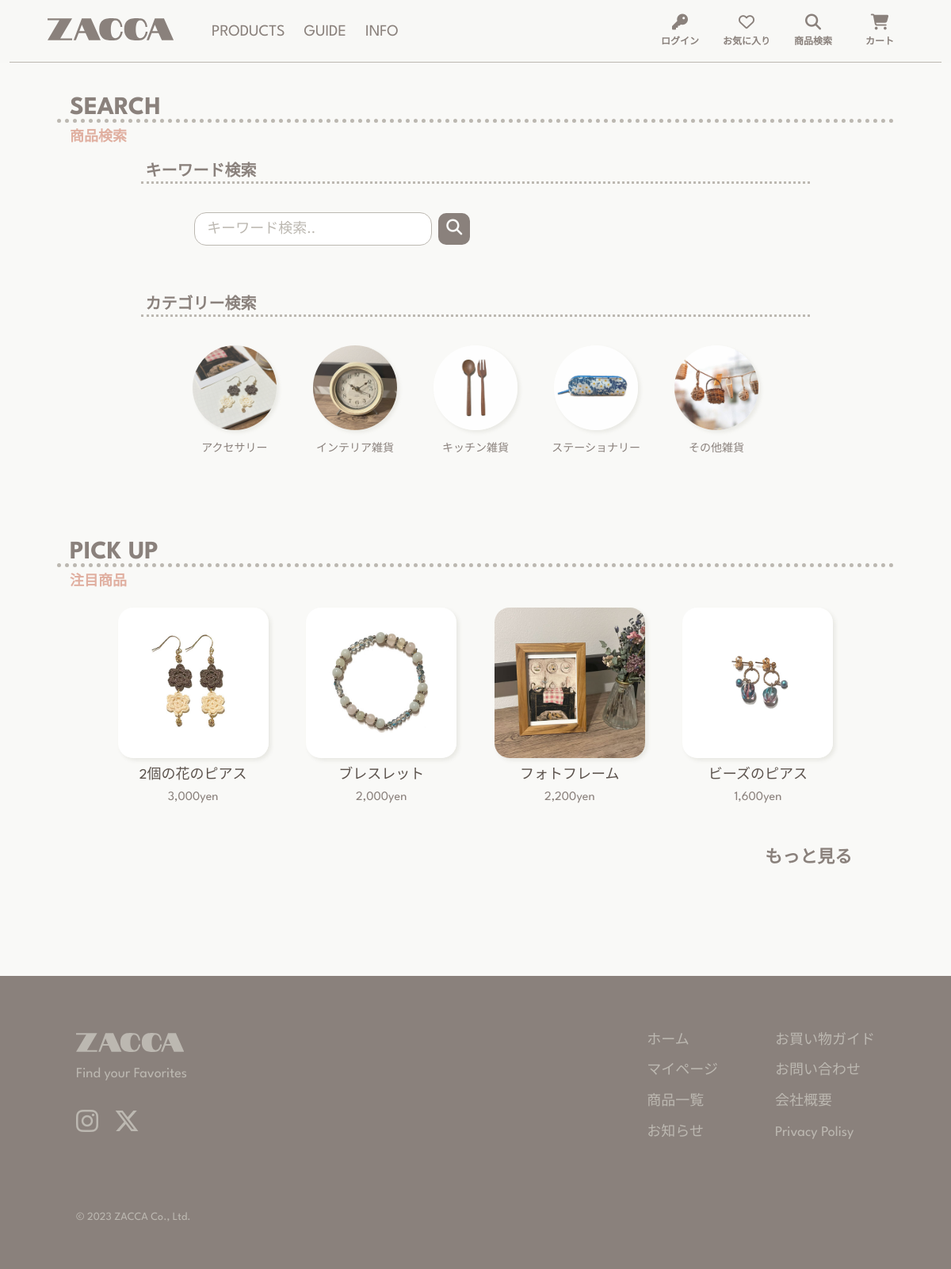
Screenshot of /search.php with the database file from the repository.
### tables this page shows
CREATE TABLE `categories` (
  `category_id` int(11) NOT NULL,
  `category_name` varchar(10) NOT NULL
);

CREATE TABLE `products` (
  `product_id` int(11) NOT NULL,
  `product_name` varchar(50) NOT NULL,
  `product_price` int(6) NOT NULL,
  `product_description` text DEFAULT NULL,
  `product_img_num` int(2) NOT NULL DEFAULT 0,
  `pickup` int(1) NOT NULL DEFAULT 0,
  `category_id` int(2) NOT NULL,
  `created_at` datetime NOT NULL
);

### helper/db_helper.php (called while the page is built, shortened)
<?php
function get_product_data($dbh, $product_id)
{
  $sql = "SELECT * FROM products WHERE product_id = :product_id";
  $stmt = $dbh->prepare($sql);
  $stmt->bindValue(':product_id', $product_id, PDO::PARAM_INT);
  $stmt->execute();
  $data = $stmt->fetch(PDO::FETCH_ASSOC);
  return $data;
}
function get_image($dbh, $id)
{
  $product = get_product_data($dbh, $id);
  if ($product['product_img_num'] > 0) {
    return $product['product_id'] . '_1.jpg';
  } else {
    return 'no_image.jpg';
  }
}
function get_pickup_data($dbh)
{
  $sql = "SELECT * FROM products WHERE pickup = 1 ";
  $stmt = $dbh->prepare($sql);
  $stmt->execute();
  $data = $stmt->fetchAll(PDO::FETCH_ASSOC);
  return $data;
}
function get_category_name_list($dbh)
{
  $sql = "SELECT * FROM categories ";
  $stmt = $dbh->prepare($sql);
  $stmt->execute();
  $data = $stmt->fetchAll(PDO::FETCH_ASSOC);
  return $data;
}

### search.php (called while the page is built, shortened)
<?php
require_once('helper/db_helper.php');
$dbh = get_db_connect();
$pickup_data = get_pickup_data($dbh);
$category = get_category_name_list($dbh);
include_once('views/search_view.php');

### views/components/category.php (the view)
<?php if (!$category) : ?>
  <p class="empty">カテゴリーが存在しません</p>
<?php else : ?>
  <ul class="category-list">
    <?php foreach ($category as $value) : ?>
      <li>
        <a href="product_list.php?name=category&page=1&id=<?= $value['category_id'] ?>">
          <div>
            <img src="img/category_<?= $value['category_id'] ?>.jpg" alt="<?= $value['category_name'] ?>">
            <p><?= $value['category_name'] ?></p>
          </div>
        </a>
      </li>
    <?php endforeach; ?>
  </ul>
<?php endif; ?>

### views/components/pickup.php
<section id="pickup" class="pickup">
  <h1 data-title="注目商品">PICK UP</h1>
  <?php if (!$pickup_data) : ?>
    <p class="empty">該当商品はありません</p>
  <?php else : ?>
    <ul class="product-list">
      <?php for ($i = 0; $i < min(4, count($pickup_data)); $i++) : ?>
        <li>
          <a href="product.php?id=<?php echo $pickup_data[$i]['product_id']; ?>">
            <div>
              <img src="img/<?php echo get_image($dbh, $pickup_data[$i]['product_id']) ?>" alt="<?php echo $pickup_data[$i]['product_name']; ?>">
              <p><?php echo $pickup_data[$i]['product_name']; ?><br><span><?php echo number_format($pickup_data[$i]['product_price']); ?>yen</span></p>
            </div>
          </a>
        </li>
      <?php endfor; ?>
    </ul>
    <div class="product-more">
      <a href="product_list.php?name=pickup&page=1" class="dotted-line">もっと見る</a>
    </div>
  <?php endif; ?>
</section>

### css/style.css (style rules this page uses)
:root { --darkbrown: #5c534d; --brown: #8a817c; --lightbrown: #bcb8b1; --beige: #f9f9f7; --pink: #e0afa0; --white: #ffffff; --shadow: #e8e8e3; --shadowMV: #a19e8f; --footerbutton-color: var(--lightbrown); --footerbutton-background: transparent; --modal_top: 0; }
*, *::before, *::after { box-sizing: border-box; }
html { scroll-behavior: smooth; }
body { background-color: var(--beige); font-family: "League Spartan", "Century Gothic", "Avenir", "Zen Kaku Gothic New", sans-serif; -webkit-text-size-adjust: 100%; position: relative; min-height: 100vh; }
h1 { font-size: 24px; padding-left: 8px; margin: 0 0 24px; color: var(--brown); font-weight: bold; position: relative; }
h1:before { border-top: 3.5px dotted var(--lightbrown); bottom: 18px; content: ""; display: block; height: 1px; width: 100%; position: absolute; left: 0; }
h1:after { font-size: 12px; margin-top: 6px; content: attr(data-title); color: var(--pink); display: block; }
p { color: var(--darkbrown); margin: 0; padding-bottom: 0; }
ul { margin: 0; padding-left: 0; list-style: none; }
a { text-decoration: none; color: var(--brown); transition: 0.5s; -webkit-tap-highlight-color: transparent; cursor: pointer; }
.dotted-line { display: inline-block; width: fit-content; }
.dotted-line::after { border-top: 3px dotted var(--lightbrown); height: 1px; content: ""; display: block; opacity: 0; transition: 0.4s; }
.product-list { display: grid; grid-template-columns: 1fr 1fr; gap: 18px 0; width: 90%; margin: 0 auto 24px; }
.product-list img { width: 90%; border-radius: 10%; margin: 0 auto; display: block; box-shadow: 1px 1px 3px var(--shadow); }
.product-list p { text-align: center; margin: 8px; font-size: 13px; }
.product-list span { display: block; margin-top: 3px; color: var(--brown); font-size: 12px; }
.product-more { font-size: 16px; padding-right: 5%; display: flex; justify-content: end; font-weight: bold; color: var(--brown); }
.category-list { display: grid; grid-template-columns: 1fr 1fr 1fr; gap: 18px 0; width: 90%; margin: 0 auto; }
.category-list li { border-radius: 30%; }
.category-list img { width: 85%; border-radius: 50%; margin: 0 auto; display: block; opacity: 0.9; box-shadow: 1px 1px 3px var(--shadow); }
.category-list p { text-align: center; font-size: 11px; font-weight: bold; margin-top: 10px; color: var(--brown); }
section { padding-top: 64px; }
section:last-child { padding-bottom: 560px; }

### css/tablet.css (style rules this page uses)
@media screen and (min-width: 48em) { h1 { font-size: 28px; padding-left: 12px; margin: 0 0 30px; } }
@media screen and (min-width: 48em) { h1:before { border-top: 4px dotted var(--lightbrown); bottom: 22px; } }
@media screen and (min-width: 48em) { h1::after { font-size: 14px; margin-top: 7px; } }
@media screen and (min-width: 48em) { .dotted-line::after { border-top: 3.5px dotted var(--lightbrown); } }
@media screen and (min-width: 48em) { .product-list { display: grid; grid-template-columns: 1fr 1fr 1fr 1fr; gap: 20px 0; width: 90%; margin: 36px auto; } }
@media screen and (min-width: 48em) { .product-list img { width: 80%; border-radius: 10%; margin: 0 auto; display: block; box-shadow: 3px 3px 5px var(--shadow); } }
@media screen and (min-width: 48em) { .product-list p { margin-top: 10px; font-size: 14px; } }
@media screen and (min-width: 48em) { .product-list span { margin-top: 4px; font-size: 13px; } }
@media screen and (min-width: 48em) { .product-more { font-size: 16px; padding-right: 5%; } }
@media screen and (min-width: 48em) { .category-list { display: flex; } }
@media screen and (min-width: 48em) { .category-list li { width: 20%; border-radius: 30%; } }
@media screen and (min-width: 48em) { .category-list img { width: 70%; box-shadow: 3px 3px 5px var(--shadow); } }
@media screen and (min-width: 48em) { section { padding-top: 72px; } }
@media screen and (min-width: 48em) { section:last-child { padding-bottom: 440px; } }
@media screen and (min-width: 48em) { .search-category .category-list p { font-size: 12px; font-weight: normal; margin-top: 12px; } }

### rows the page displays
categories: shows a picture, category_name "アクセサリー"
categories: shows a picture, category_name "インテリア雑貨"
categories: shows a picture, category_name "キッチン雑貨"
categories: shows a picture, category_name "ステーショナリー"
categories: shows a picture, category_name "その他雑貨"
products: shows a picture, product_name "2個の花のピアス", product_price "3,000"
products: shows a picture, product_name "ブレスレット", product_price "2,000"
products: shows a picture, product_name "フォトフレーム", product_price "2,200"
products: shows a picture, product_name "ビーズのピアス", product_price "1,600"
